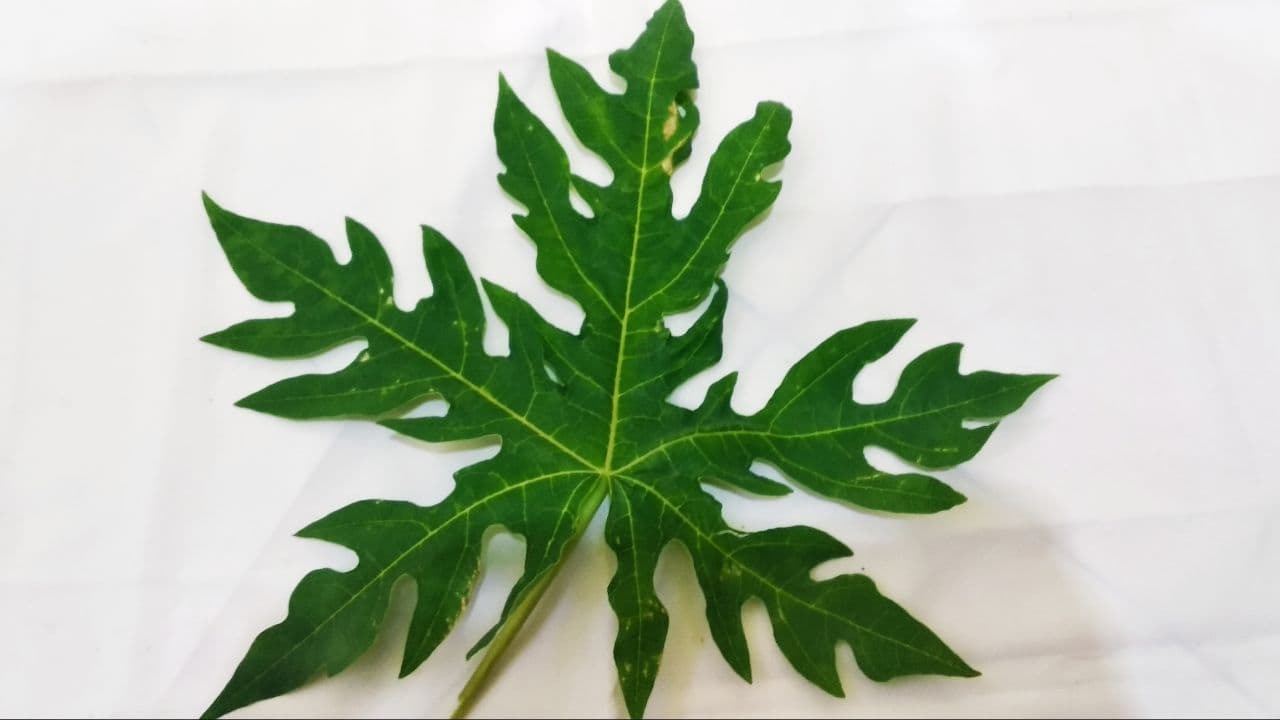
#> input picture pepaya 003.jpg, 1280 x 720 px
$ jupyter execute rotate.ipynb   (shell and % lines are left out)
#> lines starting #> are read from the running program, lines starting #| are printed output that depends on the picture
<a href="https://colab.research.google.com/github/indrapuja26/pepaya/blob/main/rotate.ipynb" target="_parent"></a>

[cell 1]
# import the necessary packages
import matplotlib.pyplot as plt
import argparse
import imutils
import cv2

[cell 2]
def plt_imshow(title, image):
    # convert the image frame BGR to RGB color space and display it
	image = cv2.cvtColor(image, cv2.COLOR_BGR2RGB)
	plt.imshow(image)
	plt.title(title)
	plt.grid(False)
	plt.show()

[cell 3]
args = {
    "image": "pepaya 003.jpg"
}

[cell 4]
image = cv2.imread(args["image"])
#> image is the input picture: shape (720, 1280, 3); mean B, G, R 169.5, 190.2, 177.6
plt_imshow("Original", image)

# grab the dimensions of the image and calculate the center of the
# image
(h, w) = image.shape[:2]
(cX, cY) = (w // 2, h // 2)

# rotate our image by 45 degrees around the center of the image
M = cv2.getRotationMatrix2D((cX, cY), 45, 1.0)
rotated = cv2.warpAffine(image, M, (w, h))
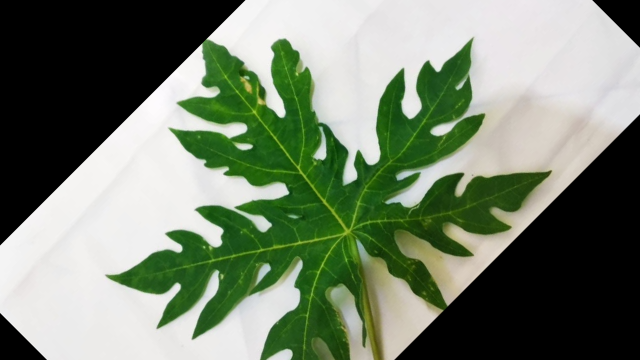
#> rotated: shape (720, 1280, 3) (shown at 1/2 size); mean B, G, R 109.6, 129.5, 117.1
plt_imshow("Rotated by 45 Degrees", rotated)

# rotate our image by -90 degrees around the image
M = cv2.getRotationMatrix2D((cX, cY), -90, 1.0)
rotated = cv2.warpAffine(image, M, (w, h))
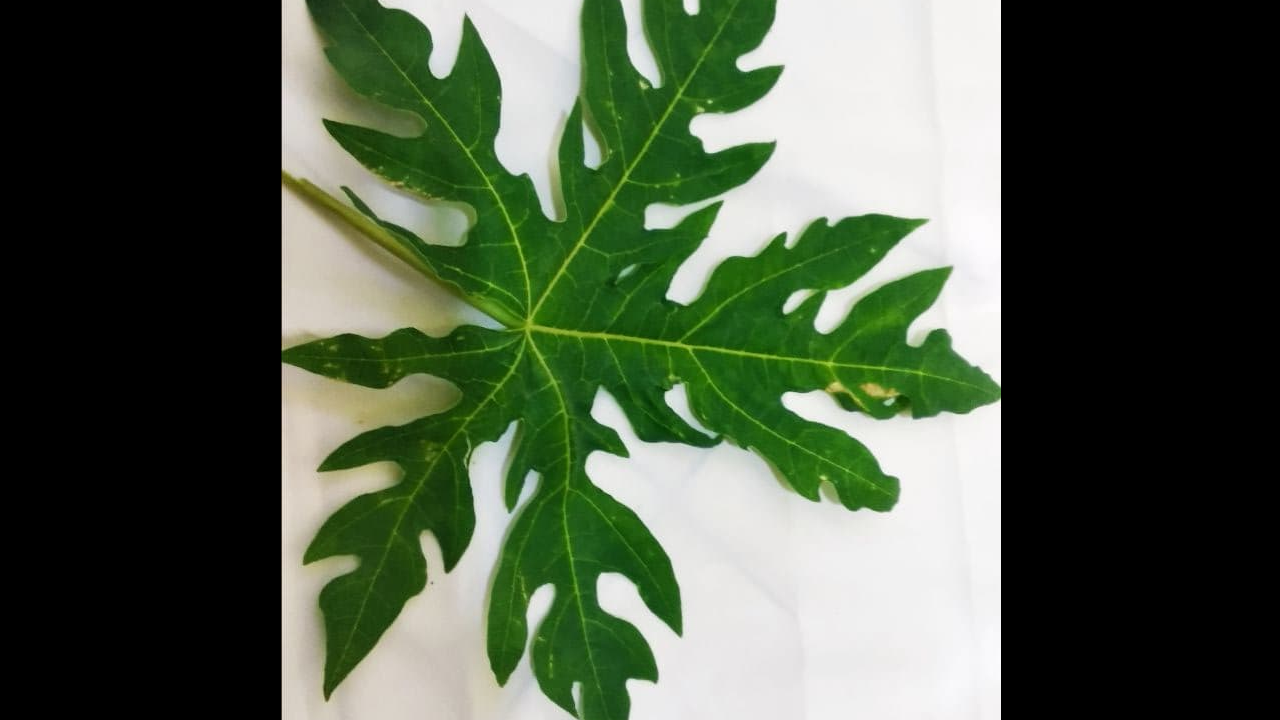
#> rotated: shape (720, 1280, 3); mean B, G, R 71.1, 90.9, 78.2
plt_imshow("Rotated by -90 Degrees", rotated)

$ run again, with pepaya 001.jpg copied over pepaya 003.jpg
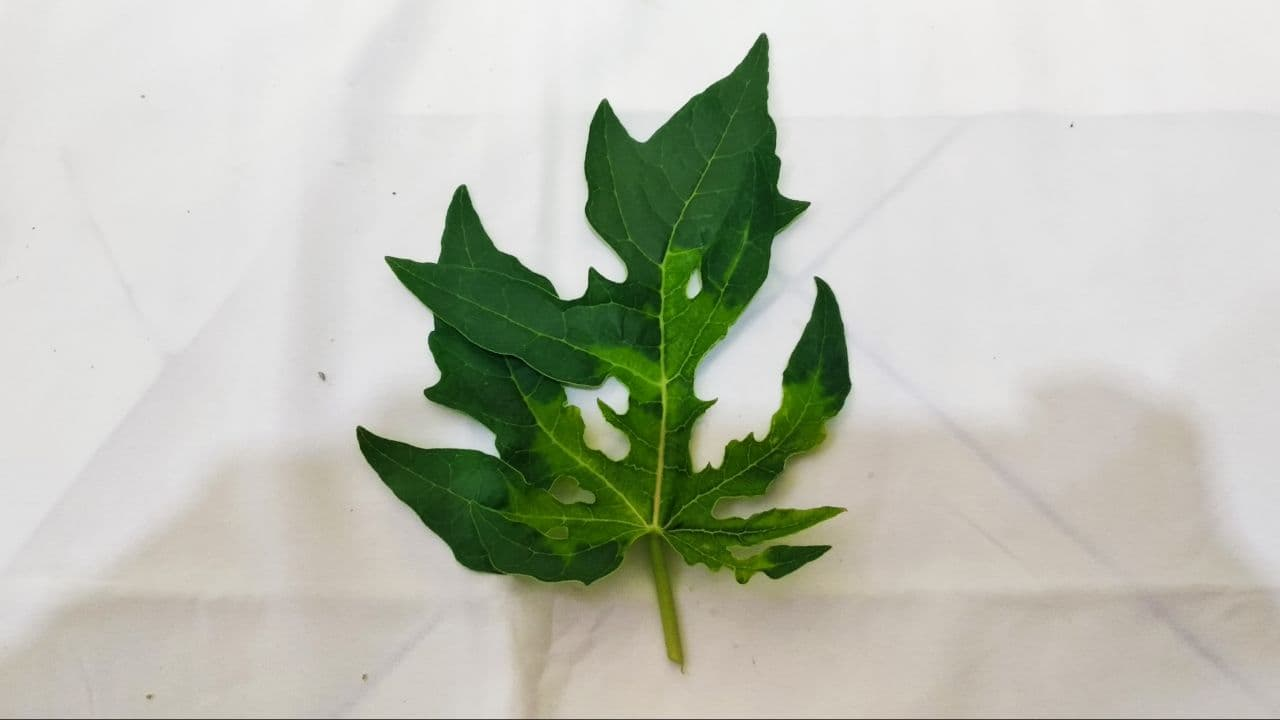
#> input picture pepaya 001.jpg, 1280 x 720 px
#> image is the input picture: shape (720, 1280, 3); mean B, G, R 178.6, 191.5, 187.8
#> `rotated = cv2.warpAffine(image, M, (w, h))`:
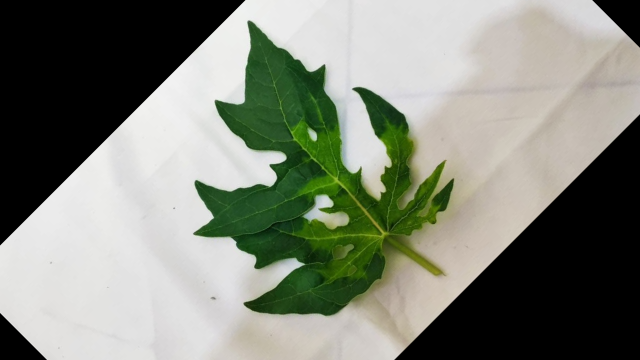
#> rotated: shape (720, 1280, 3) (shown at 1/2 size); mean B, G, R 121.1, 133.1, 128.8
#> `rotated = cv2.warpAffine(image, M, (w, h))`:
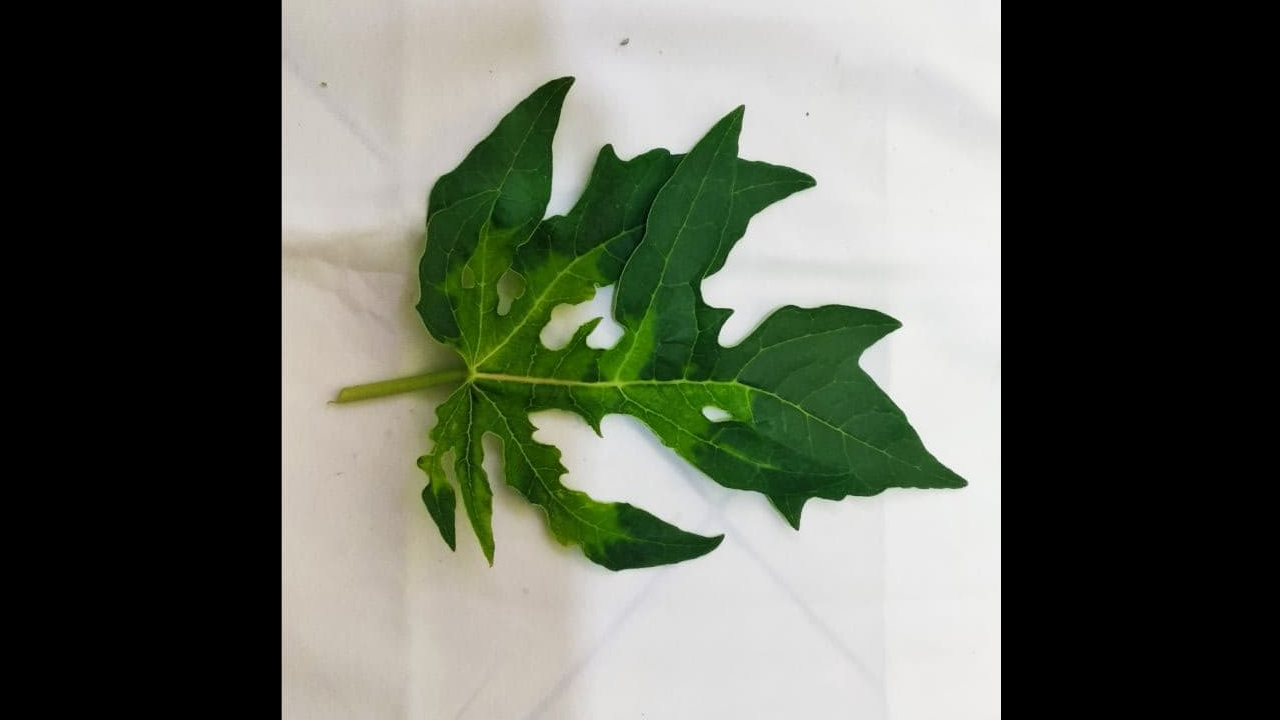
#> rotated: shape (720, 1280, 3); mean B, G, R 86.9, 98.3, 93.4

$ run again, with pepaya 002.jpg copied over pepaya 003.jpg
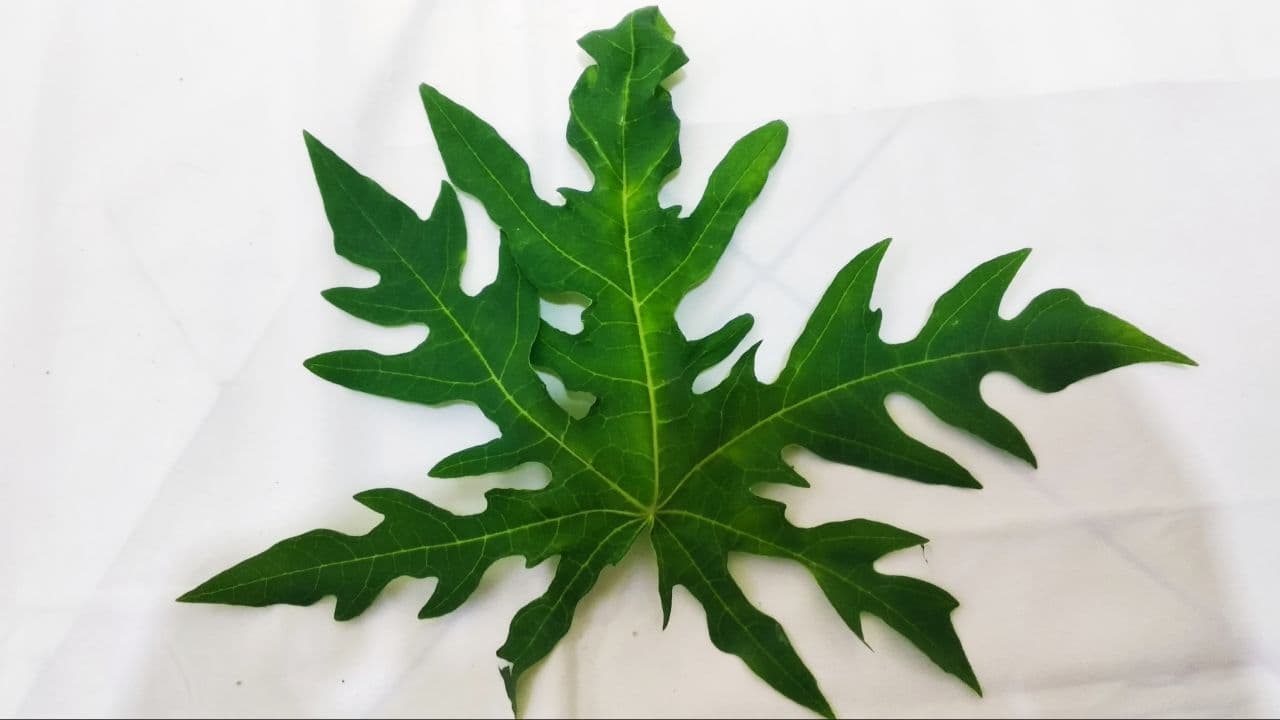
#> input picture pepaya 002.jpg, 1280 x 720 px
#> image is the input picture: shape (720, 1280, 3); mean B, G, R 169.2, 188.9, 176.4
#> `rotated = cv2.warpAffine(image, M, (w, h))`:
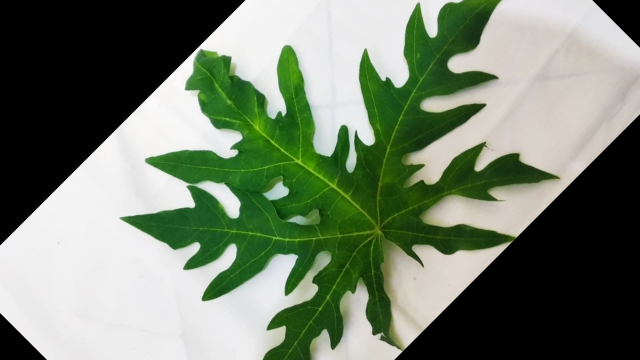
#> rotated: shape (720, 1280, 3) (shown at 1/2 size); mean B, G, R 108.7, 127.8, 115.5
#> `rotated = cv2.warpAffine(image, M, (w, h))`:
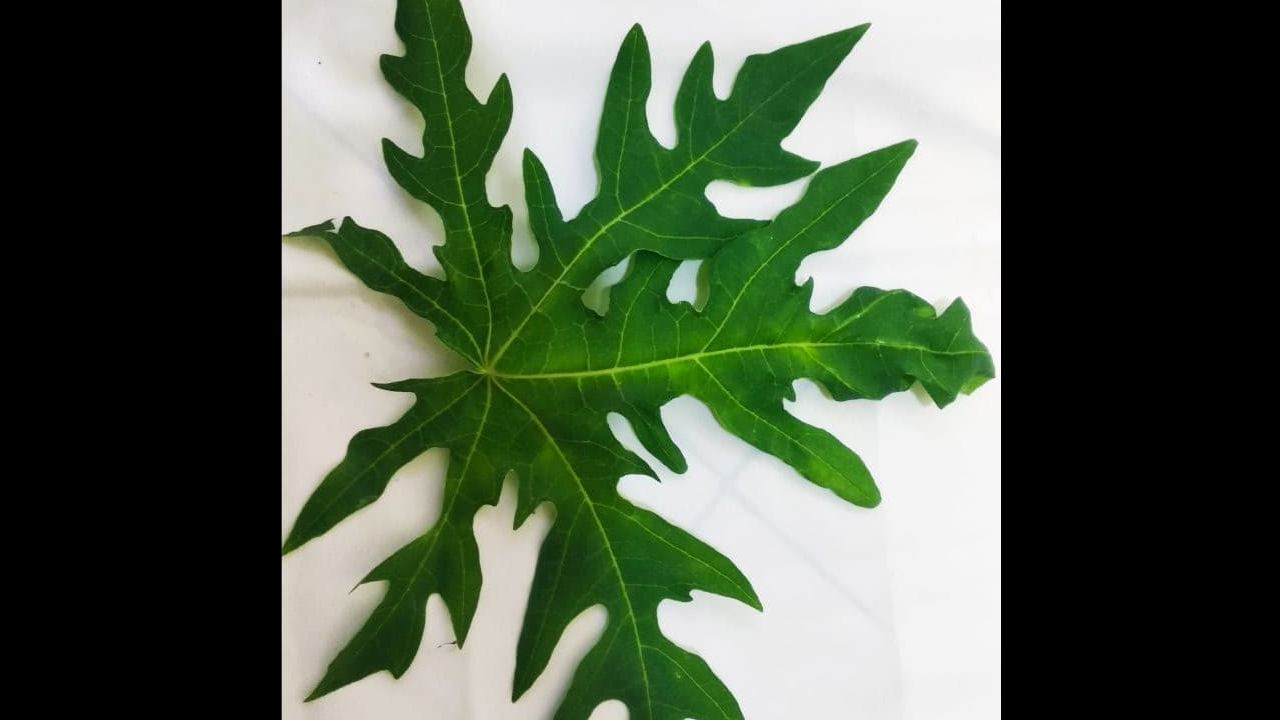
#> rotated: shape (720, 1280, 3); mean B, G, R 73.6, 91.9, 79.4
